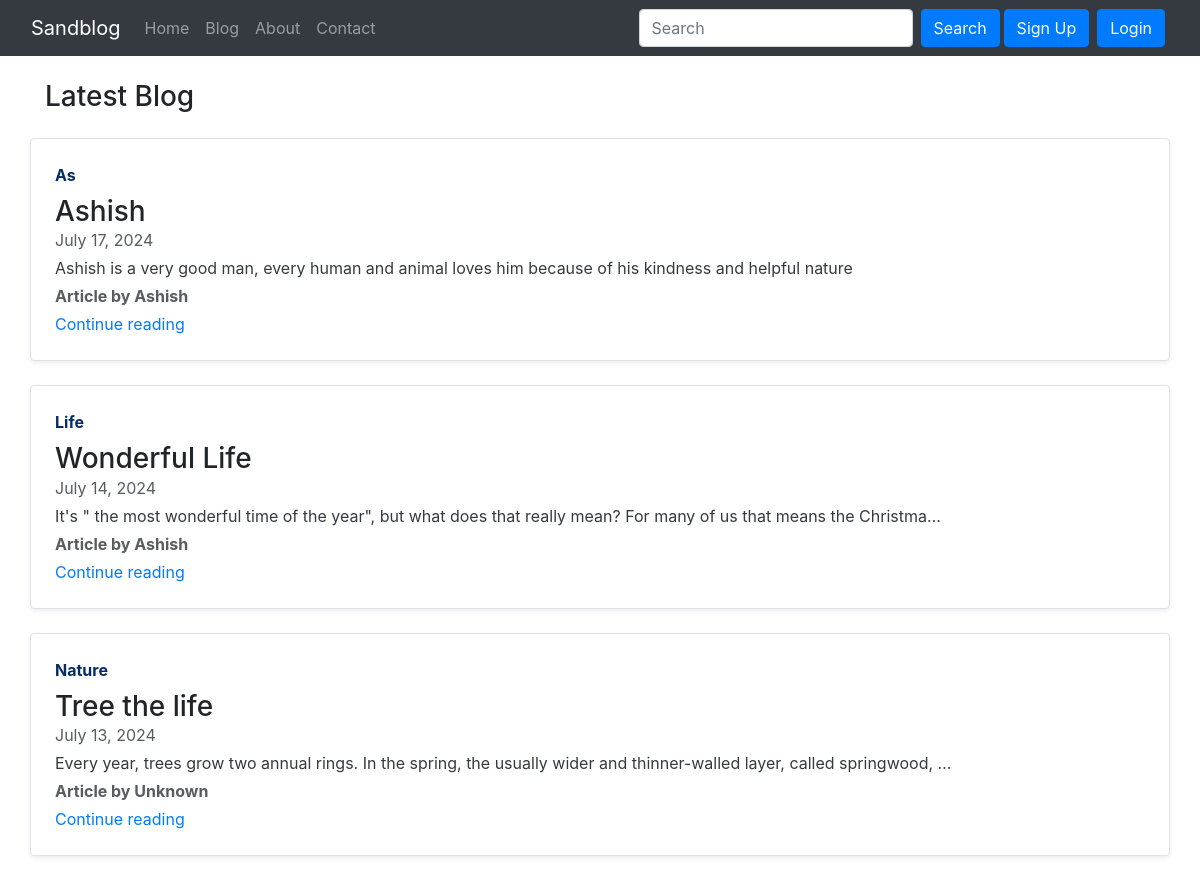
Page /blog on the committed database.
### blog/models.py (models this page shows, shortened)
class Post(models.Model):
    sno = models.AutoField(primary_key=True)
    category = models.CharField(max_length=250)
    title = models.CharField(max_length=50)
    content = models.TextField()
    author=models.CharField(max_length=300)
    slug=models.CharField(max_length=150)
    timestamp = models.DateField(blank=True, default=now)

### blog/views.py (the view)
# urls.py: path('',views.bloghome, name='BlogHome' ),
def bloghome(request):
    allposts=Post.objects.all().order_by('-timestamp')
    context={'allposts':allposts}
    return render(request, 'blog/bloghome.html', context)

### templates/blog/bloghome.html (shortened to what this page needs)
{% extends 'base.html' %}
{% block body %}
<div class="container my-4">
  <h3>Latest Blog</h3>
{% for post in allposts %}
      <div class="row g-0 border rounded overflow-hidden flex-md-row my-4 shadow-sm h-md-250 position-relative">
        <div class="col p-4 d-flex flex-column position-static">
          <strong class="d-inline-block mb-2 text-primary-emphasis">{{post.category}}</strong>
          <h3 class="mb-0"><a href="/blog/{{post.slug}}"></a>{{post.title}}</h3>
          <div class="mb-1 text-body-secondary">{{post.timestamp}}</div>
          <p class="card-text mb-auto text-dark">{{post.content | truncatechars:120}}</p>
          <strong class="my-1 text-body-secondary">Article by {{post.author}}</strong>
          <a href="/blog/{{post.slug}}"
             class="icon-link gap-1 icon-link-hover stretched-link">
            Continue reading
            <svg class="bi"><use xlink:href="#chevron-right"></use></svg>
          </a>
        </div>
      </div>
  {% endfor %}
  </div>
{% endblock %}

### templates/base.html (shortened to what this page needs)
<!doctype html>
<html lang="en">
<head>
    <link href="https://cdn.jsdelivr.net/npm/bootstrap@5.3.3/dist/css/bootstrap.min.css" rel="stylesheet"
>
    <link rel="stylesheet" href="https://cdn.jsdelivr.net/npm/bootstrap@4.4.1/dist/css/bootstrap.min.css"
>
</head>
<body>
    <nav class="navbar navbar-expand-lg navbar-dark bg-dark">
        <div class="container-fluid">
            <a class="navbar-brand" href="/">Sandblog</a>
            <div class="collapse navbar-collapse" id="navbarSupportedContent">
                <ul class="navbar-nav me-auto mb-2 mb-lg-0">
                    <li class="nav-item {% block homeactive %} {% endblock homeactive%}">
                        <a class="nav-link " aria-current="page" href="/">Home</a>
                    </li>
                    <li class="nav-item {% block /blogactive %} {% endblock /blogactive%}">
                        <a class="nav-link " href="/blog">Blog</a>
                    </li>
                    <li class="nav-item {% block aboutactive %} {% endblock aboutactive%}">
                        <a class="nav-link " href="about">About</a>
                    </li>
                    <li class="nav-item {% block contactactive %} {% endblock contactactive%}">
                        <a class="nav-link " href="contact">Contact</a>
                    </li>
                </ul>
                <form method="get" action="/blog/search" class="d-flex" role="search">
                    <input class="form-control me-2" type="search" placeholder="Search" aria-label="Search" name="query"
                        id="search">
                    <button class="btn btn-primary" type="submit">Search</button>
                </form>
                {% if user.is_authenticated %}
                <ul class="navbar-nav mr-2">
                    <li class="nav-item dropdown">
                        <a class="nav-link dropdown-toggle" href='#' id="navbarDropdown" role="button"
                            data-toggle="dropdown">
                            Welcome {{request.user}}</a>
                        <div class="dropdown-menu" aria-labelledby="navbarDropdown">
                            <a class="dropdown-item" href="/logout">Logout</a>
                        </div>
                    </li>
                </ul>
            </div>
            {% else %}
            <button type="button" class="btn btn-primary mx-1" data-bs-toggle="modal" data-bs-target="#signupModal">
                Sign Up
            </button>
            <button type="button" class="btn btn-primary mx-1" data-bs-toggle="modal" data-bs-target="#loginModal">
                Login
            </button>
            {% endif %}
        </div>
        </div>
    </nav>
    {%block body%}
    {%endblock body%}
</body>
</html>

### rows in the picture
Post: category "As", title "Ashish", timestamp "July 17, 2024", content "Ashish is a very good man, every human and animal loves him because of his kindness and helpful nature", author "Ashish"
Post: category "Life", title "Wonderful Life", timestamp "July 14, 2024", content "It's \" the most wonderful time of the year\", but what does that really mean? For many of us that means the Christma…", author "Ashish"
Post: category "Nature", title "Tree the life", timestamp "July 13, 2024", content "Every year, trees grow two annual rings. In the spring, the usually wider and thinner-walled layer, called springwood, …", author "Unknown"
